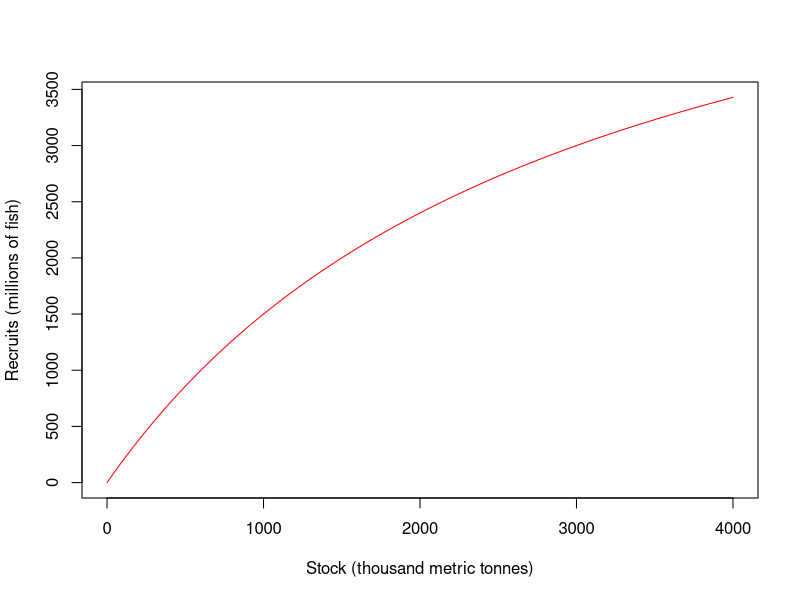

Here is the R script that generated this plot: (Note: this script raises an error after producing the figure.)
### Lab 2 Questions


## Beverton-Holt recruitment model R = (alpha*S)/(1+(S/K))
## Define function
BH = function(alpha, K, S) {
  a = alpha*S
  b = 1 + (S/K)
  R = a/b
  return(R)
}

### Question 1
S = seq(0, 4000, 0.1) ## Vector for range of Stock values
R = BH(2,3000, S) ## Recruitment, given Stock values

## Plot for predicted recruitment given Stock values
plot(S, R, xlab = "Stock (thousand metric tonnes)",
     ylab = "Recruits (millions of fish)", type = "l", col = "red")
points(R ~ SSB, dat, col = "blue")

## Question 2
dBH = function(alpha, K, S, delta) {
  c = S^delta ## adding depensation to the Stock vector
  a = alpha*c
  b = 1 + (c/K)
  R = a/b
  return(R)
}


S = seq(0, 4000, 0.1) ## Vector for range of Stock values
R1 = dBH(2, 3000, S, 2)
plot(S, R1, xlab = "Stock (thousand metric tonnes)",
     ylab = "Recruits (millions of fish)", type = "l", col = "red")
points(R ~ SSB, dat, col = "blue")

## Question 3.
##negLL.BH
params = c(alpha, K, sigma) ##Input parameters must be a vector of 3
negLL.BH = function(params, recruits, stock) {
  alpha = params[1]
  K = params[2]
  sigma = params[3]
  predictions =BH(alpha, K, stock)
  LL = dlnorm(recruits, meanlog = log(predictions)- sigma^2/2, 
              sdlog= sigma, log = TRUE)
  return(-sum(LL)) 
}

##negLL.dBH
params = c(alpha, K, delta, sigma) ##Input parameters must include                                         delta now!
negLL.dBH = function(params, recruits, stock){
  alpha = params[1]
  K = params[2]
  delta = params[3]
  sigma = params[4]
  predictions = dBH(alpha, K, stock, delta)
  LL = dlnorm(recruits, meanlog = log(predictions)- sigma^2/2, 
              sdlog= sigma, log = TRUE)
  return(-sum(LL))
}

### Question 4
#### Optimisation
## non-depensatory
p.BH = c(alpha= 3.5, K= 10000, sigma=3.8)

BH.fit = optim(par=p.BH, 
               fn=negLL.BH, 
               recruits=dat$R, 
               stock=dat$SSB,
               method="Nelder-Mead", 
               control=list(parscale=p.BH, maxit=500000))
BH.fit ### $value gives the minimum log likelihood, par = estimated parameters to start with
### alpha = 4.208 K = 5112.891 sigma = 0.971
### $value = 250.6222

## depensatory
p.dBH = c(alpha= 6.5, K= 3000, delta=1.0, sigma=1.0)

dBH.fit = optim(par=p.dBH, 
                fn=negLL.dBH, 
                recruits=dat$R, 
                stock=dat$SSB,
                method="Nelder-Mead", 
                control=list(parscale=p.dBH, maxit=500000))
dBH.fit
### alpha = 0.4267 K = 1.927e+04 delta=1.44 sigma= 0.95405
## $value = 250.1293

## Plotting models
R.BH = BH(4.208, 5112.891, S) ### Optimised parameters for minimum log-likelihood for non-depensatory
R.dBH = dBH(0.4267, 1.927e+04, S, 1.44)
plot(R ~ SSB, data = dat, xlab = "Stock (thousand metric tonnes)",
     ylab = "Recruits (millions of fish)")
lines(S, R.BH, col = "blue")
lines(S, R.dBH, col = "green")